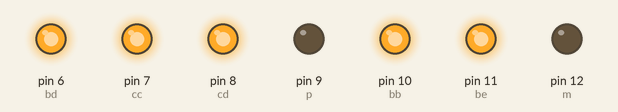
Simulated run of this sketch. Board: Arduino Uno, built with avr-gcc and run on an emulated ATmega328P. Parts: output pins drawn as LEDs (lit = HIGH). Pins used as bus, display or sensor lines are not drawn.

Above: at 0.1 s.
At 4.1 s:
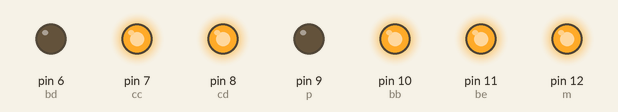
At 8.1 s:
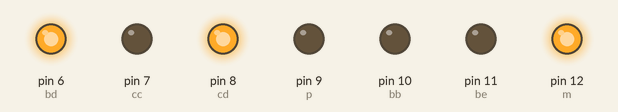
At 18.1 s:
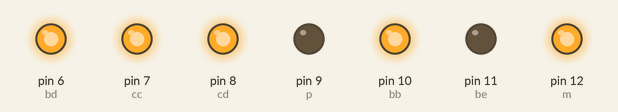
At 30.1 s:
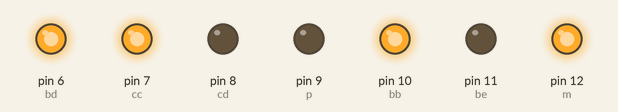
At 39.1 s:
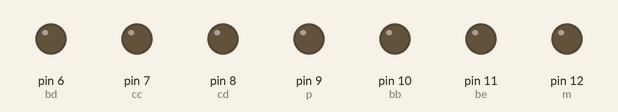
Timing chart, 0 to 40.0 s (numbered marks = the images above):
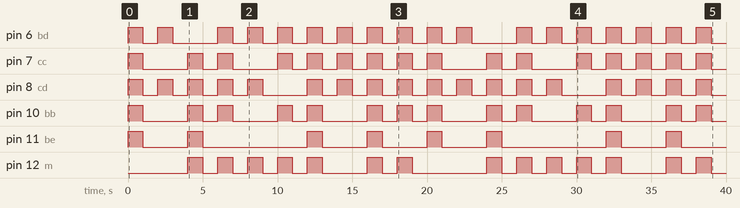

The sketch:

contar-0-9.ino
```cpp
#define bd 6  // baixo direita
#define cc 7  // cima cima
#define cd 8  // cima direita
#define p  9  // ponto
#define bb 10 // baixo baixo
#define be 11 // baixo esquerda
#define m  12 // meio
#define ce 13 // cima esquerda

void toggle_0(int value) {
  digitalWrite(bd, value);
  digitalWrite(cc, value);
  digitalWrite(cd, value);
  digitalWrite(bb, value);
  digitalWrite(be, value);
  digitalWrite(ce, value);
}

void toggle_1(int value) {
  digitalWrite(bd, value);
  digitalWrite(cd, value);
}

void toggle_2(int value) {
  digitalWrite(cc, value);
  digitalWrite(cd, value);
  digitalWrite(m, value);
  digitalWrite(be, value);
  digitalWrite(bb, value);
}

void toggle_3(int value) {
  digitalWrite(cc, value);
  digitalWrite(cd, value);
  digitalWrite(m, value);
  digitalWrite(bd, value);
  digitalWrite(bb, value);
}

void toggle_4(int value) {
  digitalWrite(ce, value);
  digitalWrite(m, value);
  digitalWrite(cd, value);
  digitalWrite(bd, value);
}

void toggle_5(int value) {
  digitalWrite(cc, value);
  digitalWrite(ce, value);
  digitalWrite(m, value);
  digitalWrite(bd, value);
  digitalWrite(bb, value);
}

void toggle_6(int value) {
  digitalWrite(cc, value);
  digitalWrite(cd, value);
  digitalWrite(m, value);
  digitalWrite(bd, value);
  digitalWrite(bb, value);
  digitalWrite(be, value);
}

void toggle_7(int value) {
  digitalWrite(cc, value);
  digitalWrite(cd, value);
  digitalWrite(bd, value);
}

void toggle_8(int value) {
  digitalWrite(bd, value);
  digitalWrite(cc, value);
  digitalWrite(cd, value);
  digitalWrite(bb, value);
  digitalWrite(be, value);
  digitalWrite(m, value);
  digitalWrite(ce, value);
}

void toggle_9(int value) {
  digitalWrite(bd, value);
  digitalWrite(cc, value);
  digitalWrite(cd, value);
  digitalWrite(bb, value);
  digitalWrite(m, value);
  digitalWrite(ce, value);
}

void setup() {
  pinMode(bd, OUTPUT);
  pinMode(cc, OUTPUT);
  pinMode(cd, OUTPUT);
  pinMode(p, OUTPUT);
  pinMode(bb, OUTPUT);
  pinMode(be, OUTPUT);
  pinMode(m, OUTPUT);
  pinMode(ce, OUTPUT);
}

void toggle_number(int num, int value) {
  switch (num) {
    case 0: toggle_0(value); break;
    case 1: toggle_1(value); break;
    case 2: toggle_2(value); break;
    case 3: toggle_3(value); break;
    case 4: toggle_4(value); break;
    case 5: toggle_5(value); break;
    case 6: toggle_6(value); break;
    case 7: toggle_7(value); break;
    case 8: toggle_8(value); break;
    case 9: toggle_9(value); break;
  }
}

void loop() {
  for (int i = 0; i < 10; i += 1) {
    toggle_number(i, HIGH);
    delay(1000);
    toggle_number(i, LOW);
    delay(1000);
  }
}
```

Measured:
- by itself, pin 6 (bd): LOW → HIGH at 0.00 s, → LOW 1.0 s later, → HIGH 1.0 s later, → LOW 1.0 s later, … (36 changes in this stretch)
- by itself, pin 7 (cc): LOW → HIGH at 0.00 s, → LOW 1.0 s later, → HIGH 3.0 s later, → LOW 1.0 s later, … (32 changes in this stretch)
- by itself, pin 8 (cd): LOW → HIGH at 0.00 s, → LOW 1.0 s later, → HIGH 1.0 s later, → LOW 1.0 s later, … (36 changes in this stretch)
- by itself, pin 10 (bb): LOW → HIGH at 0.00 s, → LOW 1.0 s later, → HIGH 3.0 s later, → LOW 1.0 s later, … (28 changes in this stretch)
- by itself, pin 11 (be): LOW → HIGH at 0.00 s, → LOW 1.0 s later, → HIGH 3.0 s later, → LOW 1.0 s later, … (16 changes in this stretch)
- by itself, pin 12 (m): LOW → HIGH at 4.0 s, → LOW 1.0 s later, → HIGH 1.0 s later, → LOW 1.0 s later, … (28 changes in this stretch)
